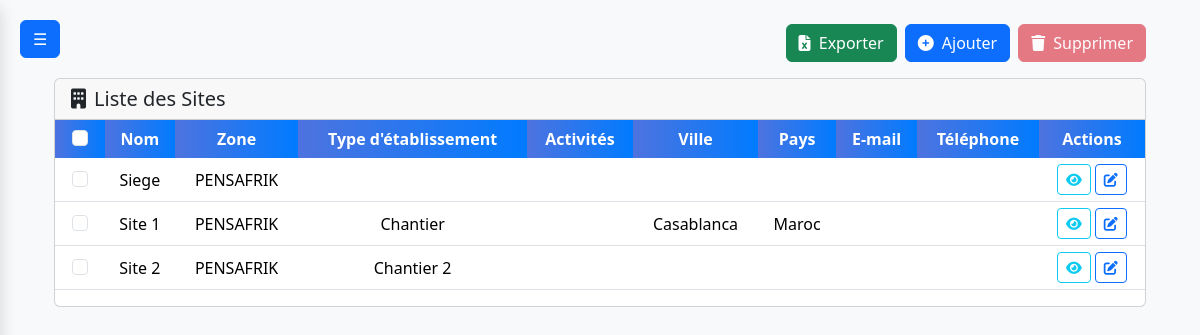
Page /sites (signed in) on the committed database.
### main.py (models this page shows, shortened)
class Site(db.Model):
    id = db.Column(db.Integer, primary_key=True)
    nom = db.Column(db.String(100), nullable=False)
    type_etablissement = db.Column(db.String(100))
    activites = db.Column(db.String(200))
    ville = db.Column(db.String(100))
    pays = db.Column(db.String(100))
    email = db.Column(db.String(120))
    telephone = db.Column(db.String(20))
    zone_id = db.Column(db.Integer, db.ForeignKey('zone.id'), nullable=False)
    zone = db.relationship('Zone', backref='sites')

class Zone(db.Model):
    id = db.Column(db.Integer, primary_key=True)
    nom = db.Column(db.String(100), nullable=False)
    pays = db.Column(db.String(100), nullable=False)

### main.py (the view)
@app.route('/sites', methods=['GET', 'POST'])
@login_required
def sites():
    if request.method == 'POST' and 'site_ids' in request.form:
        ids = request.form.getlist('site_ids')
        Site.query.filter(Site.id.in_(ids)).delete(synchronize_session=False)
        db.session.commit()
        flash(f"{len(ids)} site(s) deleted successfully!", "success")
        return redirect(url_for('sites'))
    sites = Site.query.all()
    zones = Zone.query.all()
    return render_template('sites.html', sites=sites, zones=zones)

### main.py (called while the page is built)
@login_manager.user_loader
def load_user(user_id):
    return db.session.get(User, int(user_id))

### templates/sites.html (shortened to what this page needs)
{% extends "base.html" %}
{% block styles %}
<link rel="stylesheet" href="{{ url_for('static', filename='clients.css') }}">
{% endblock %}
{% block content %}
<div class="container-fluid">
    <div class="page-header d-flex justify-content-end align-items-center mb-3">
        <a href="javascript:void(0)" id="exportBtn" class="btn btn-success me-2">
            <i class="fas fa-file-excel me-1"></i> Exporter
        </a>
        <a href="{{ url_for('site_add') }}" class="btn btn-primary me-2">
            <i class="fas fa-plus-circle me-1"></i> Ajouter
        </a>
        <button id="bulkDeleteBtn" class="btn btn-danger" disabled>
            <i class="fas fa-trash me-1"></i> Supprimer
        </button>
    </div>
    <div class="card">
        <div class="card-header">
            <h5 class="mb-0"><i class="fas fa-building me-2"></i>Liste des Sites</h5>
        </div>
        <div class="card-body p-0">
            <form id="sitesForm" method="POST" action="">
                <div class="table-responsive">
                    <table class="table table-hover mui-table">
                        <thead>
                            <tr>
                                <th><div class="form-check d-flex justify-content-center">
                                    <input class="form-check-input" type="checkbox" id="selectAll">
                                </div></th>
                                <th>Nom</th>
                                <th>Zone</th>
                                <th>Type d'établissement</th>
                                <th>Activités</th>
                                <th>Ville</th>
                                <th>Pays</th>
                                <th>E-mail</th>
                                <th>Téléphone</th>
                                <th>Actions</th>
                            </tr>
                        </thead>
                        <tbody>
                            {% for site in sites %}
                            <tr>
                                <td><div class="form-check d-flex justify-content-center">
                                    <input class="form-check-input row-checkbox" type="checkbox" name="site_ids" value="{{ site.id }}">
                                </div></td>
                                <td>{{ site.nom }}</td>
                                <td>{{ site.zone.nom }}</td>
                                <td>{{ site.type_etablissement }}</td>
                                <td>{{ site.activites }}</td>
                                <td>{{ site.ville }}</td>
                                <td>{{ site.pays }}</td>
                                <td>{{ site.email }}</td>
                                <td>{{ site.telephone }}</td>
                                <td>
                                    <div class="d-flex gap-1 justify-content-center">
                                        <button type="button" class="btn btn-sm btn-outline-info"
                                            data-bs-toggle="modal" data-bs-target="#viewSiteModal"
                                            data-id="{{ site.id }}"
                                            data-nom="{{ site.nom }}"
                                            data-zone="{{ site.zone.nom }}"
                                            data-type="{{ site.type_etablissement }}"
                                            data-activites="{{ site.activites }}"
                                            data-ville="{{ site.ville }}"
                                            data-pays="{{ site.pays }}"
                                            data-email="{{ site.email }}"
                                            data-telephone="{{ site.telephone }}"
                                            title="Voir">
                                            <i class="fas fa-eye"></i>
                                        </button>
                                        <a href="{{ url_for('site_add', id=site.id) }}" class="btn btn-sm btn-outline-primary" title="Modifier">
                                            <i class="fas fa-edit"></i>
                                        </a>
                                    </div>
                                </td>
                            </tr>
                            {% endfor %}
                        </tbody>
                    </table>
                </div>
            </form>
        </div>
    </div>
</div>
{% endblock %}

### static/clients.css (style rules this page uses)
:root { --primary-color: #4e73df; --secondary-color: #f8f9fc; --hover-color: #f1f3f9; --border-color: #e3e6f0; --text-muted: #6c757d; }
body { background-color: #f8f9fa; font-family: 'Segoe UI', Tahoma, Geneva, Verdana, sans-serif; }
.page-header { display: flex; justify-content: space-between; align-items: center; margin-bottom: 1rem; }
.table thead th { background: linear-gradient(90deg, rgba(78,115,223,1) 0%, rgba(0,123,255,1) 100%); color: #fff; border: none; vertical-align: middle; font-weight: 600; }
.table td, .table th { vertical-align: middle; }
.table td, .table th { vertical-align: middle; padding: 6px 8px; }

### templates/sites.html (style rules this page uses)
.mui-table th, .mui-table td { vertical-align: middle; text-align: center; }
.mui-table th { background-color: #f5f5f5; font-weight: 600; }

### rows in the picture
Site: nom "Siege", zone.nom "PENSAFRIK"
Site: nom "Site 1", zone.nom "PENSAFRIK", type_etablissement "Chantier", ville "Casablanca", pays "Maroc"
Site: nom "Site 2", zone.nom "PENSAFRIK", type_etablissement "Chantier 2"
